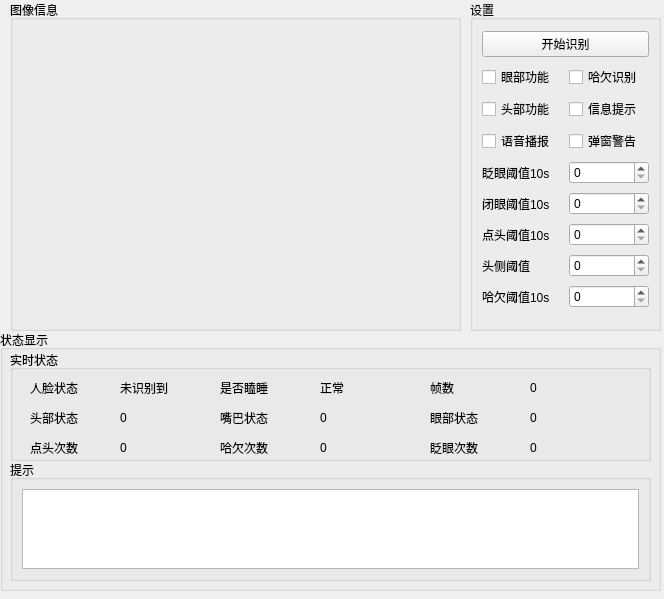
<?xml version="1.0" encoding="UTF-8"?>
<ui version="4.0">
 <class>Form</class>
 <widget class="QWidget" name="Form">
  <property name="geometry">
   <rect>
    <x>0</x>
    <y>0</y>
    <width>664</width>
    <height>599</height>
   </rect>
  </property>
  <property name="windowTitle">
   <string>系统</string>
  </property>
  <widget class="QGroupBox" name="groupBox_3">
   <property name="geometry">
    <rect>
     <x>0</x>
     <y>330</y>
     <width>661</width>
     <height>261</height>
    </rect>
   </property>
   <property name="title">
    <string>状态显示</string>
   </property>
   <widget class="QGroupBox" name="groupBox_5">
    <property name="geometry">
     <rect>
      <x>10</x>
      <y>20</y>
      <width>641</width>
      <height>111</height>
     </rect>
    </property>
    <property name="title">
     <string>实时状态</string>
    </property>
    <widget class="QLabel" name="label_444">
     <property name="geometry">
      <rect>
       <x>20</x>
       <y>30</y>
       <width>60</width>
       <height>16</height>
      </rect>
     </property>
     <property name="text">
      <string>人脸状态</string>
     </property>
    </widget>
    <widget class="QLabel" name="label_11">
     <property name="geometry">
      <rect>
       <x>110</x>
       <y>30</y>
       <width>60</width>
       <height>16</height>
      </rect>
     </property>
     <property name="text">
      <string>未识别到</string>
     </property>
    </widget>
    <widget class="QLabel" name="label_447">
     <property name="geometry">
      <rect>
       <x>210</x>
       <y>30</y>
       <width>60</width>
       <height>16</height>
      </rect>
     </property>
     <property name="text">
      <string>是否瞌睡</string>
     </property>
    </widget>
    <widget class="QLabel" name="label_12">
     <property name="geometry">
      <rect>
       <x>310</x>
       <y>30</y>
       <width>60</width>
       <height>16</height>
      </rect>
     </property>
     <property name="text">
      <string>正常</string>
     </property>
    </widget>
    <widget class="QLabel" name="label_4410">
     <property name="geometry">
      <rect>
       <x>420</x>
       <y>30</y>
       <width>60</width>
       <height>16</height>
      </rect>
     </property>
     <property name="text">
      <string>帧数</string>
     </property>
    </widget>
    <widget class="QLabel" name="label_13">
     <property name="geometry">
      <rect>
       <x>520</x>
       <y>30</y>
       <width>60</width>
       <height>16</height>
      </rect>
     </property>
     <property name="text">
      <string>0</string>
     </property>
    </widget>
    <widget class="QLabel" name="label_23">
     <property name="geometry">
      <rect>
       <x>520</x>
       <y>60</y>
       <width>60</width>
       <height>16</height>
      </rect>
     </property>
     <property name="text">
      <string>0</string>
     </property>
    </widget>
    <widget class="QLabel" name="label_441">
     <property name="geometry">
      <rect>
       <x>420</x>
       <y>60</y>
       <width>60</width>
       <height>16</height>
      </rect>
     </property>
     <property name="text">
      <string>眼部状态</string>
     </property>
    </widget>
    <widget class="QLabel" name="label_21">
     <property name="geometry">
      <rect>
       <x>110</x>
       <y>60</y>
       <width>60</width>
       <height>16</height>
      </rect>
     </property>
     <property name="text">
      <string>0</string>
     </property>
    </widget>
    <widget class="QLabel" name="label_448">
     <property name="geometry">
      <rect>
       <x>210</x>
       <y>60</y>
       <width>60</width>
       <height>16</height>
      </rect>
     </property>
     <property name="text">
      <string>嘴巴状态</string>
     </property>
    </widget>
    <widget class="QLabel" name="label_22">
     <property name="geometry">
      <rect>
       <x>310</x>
       <y>60</y>
       <width>60</width>
       <height>16</height>
      </rect>
     </property>
     <property name="text">
      <string>0</string>
     </property>
    </widget>
    <widget class="QLabel" name="label_445">
     <property name="geometry">
      <rect>
       <x>20</x>
       <y>60</y>
       <width>60</width>
       <height>16</height>
      </rect>
     </property>
     <property name="text">
      <string>头部状态</string>
     </property>
    </widget>
    <widget class="QLabel" name="label446">
     <property name="geometry">
      <rect>
       <x>20</x>
       <y>90</y>
       <width>60</width>
       <height>16</height>
      </rect>
     </property>
     <property name="text">
      <string>点头次数</string>
     </property>
    </widget>
    <widget class="QLabel" name="label_33">
     <property name="geometry">
      <rect>
       <x>520</x>
       <y>90</y>
       <width>60</width>
       <height>16</height>
      </rect>
     </property>
     <property name="text">
      <string>0</string>
     </property>
    </widget>
    <widget class="QLabel" name="label_32">
     <property name="geometry">
      <rect>
       <x>310</x>
       <y>90</y>
       <width>60</width>
       <height>16</height>
      </rect>
     </property>
     <property name="text">
      <string>0</string>
     </property>
    </widget>
    <widget class="QLabel" name="label_442">
     <property name="geometry">
      <rect>
       <x>420</x>
       <y>90</y>
       <width>60</width>
       <height>16</height>
      </rect>
     </property>
     <property name="text">
      <string>眨眼次数</string>
     </property>
    </widget>
    <widget class="QLabel" name="label_449">
     <property name="geometry">
      <rect>
       <x>210</x>
       <y>90</y>
       <width>60</width>
       <height>16</height>
      </rect>
     </property>
     <property name="text">
      <string>哈欠次数</string>
     </property>
    </widget>
    <widget class="QLabel" name="label_31">
     <property name="geometry">
      <rect>
       <x>110</x>
       <y>90</y>
       <width>60</width>
       <height>16</height>
      </rect>
     </property>
     <property name="text">
      <string>0</string>
     </property>
    </widget>
   </widget>
   <widget class="QGroupBox" name="groupBox_4">
    <property name="geometry">
     <rect>
      <x>10</x>
      <y>130</y>
      <width>641</width>
      <height>121</height>
     </rect>
    </property>
    <property name="title">
     <string>提示</string>
    </property>
    <layout class="QGridLayout" name="gridLayout">
     <item row="0" column="0">
      <widget class="QPlainTextEdit" name="plainTextEdit_tip"/>
     </item>
    </layout>
   </widget>
  </widget>
  <widget class="QGroupBox" name="groupBox_2">
   <property name="geometry">
    <rect>
     <x>470</x>
     <y>0</y>
     <width>191</width>
     <height>331</height>
    </rect>
   </property>
   <property name="title">
    <string>设置</string>
   </property>
   <layout class="QGridLayout" name="gridLayout_2">
    <item row="6" column="1">
     <widget class="QSpinBox" name="spinBox_3"/>
    </item>
    <item row="7" column="1">
     <widget class="QSpinBox" name="spinBox_4"/>
    </item>
    <item row="7" column="0">
     <widget class="QLabel" name="label_241">
      <property name="text">
       <string>头侧阈值</string>
      </property>
     </widget>
    </item>
    <item row="8" column="0">
     <widget class="QLabel" name="label_251">
      <property name="text">
       <string>哈欠阈值10s</string>
      </property>
     </widget>
    </item>
    <item row="8" column="1">
     <widget class="QSpinBox" name="spinBox_5"/>
    </item>
    <item row="4" column="1">
     <widget class="QSpinBox" name="spinBox_1"/>
    </item>
    <item row="2" column="0">
     <widget class="QCheckBox" name="checkBox_21">
      <property name="text">
       <string>头部功能</string>
      </property>
     </widget>
    </item>
    <item row="3" column="1">
     <widget class="QCheckBox" name="checkBox_32">
      <property name="text">
       <string>弹窗警告</string>
      </property>
     </widget>
    </item>
    <item row="2" column="1">
     <widget class="QCheckBox" name="checkBox_22">
      <property name="text">
       <string>信息提示</string>
      </property>
     </widget>
    </item>
    <item row="3" column="0">
     <widget class="QCheckBox" name="checkBox_31">
      <property name="text">
       <string>语音播报</string>
      </property>
     </widget>
    </item>
    <item row="1" column="1">
     <widget class="QCheckBox" name="checkBox_12">
      <property name="text">
       <string>哈欠识别</string>
      </property>
     </widget>
    </item>
    <item row="4" column="0">
     <widget class="QLabel" name="label_211">
      <property name="text">
       <string>眨眼阈值10s</string>
      </property>
     </widget>
    </item>
    <item row="1" column="0">
     <widget class="QCheckBox" name="checkBox_11">
      <property name="text">
       <string>眼部功能</string>
      </property>
     </widget>
    </item>
    <item row="0" column="0" colspan="2">
     <widget class="QPushButton" name="pushButton">
      <property name="text">
       <string>开始识别</string>
      </property>
     </widget>
    </item>
    <item row="5" column="1">
     <widget class="QSpinBox" name="spinBox_2"/>
    </item>
    <item row="5" column="0">
     <widget class="QLabel" name="label_221">
      <property name="text">
       <string>闭眼阈值10s</string>
      </property>
     </widget>
    </item>
    <item row="6" column="0">
     <widget class="QLabel" name="label_231">
      <property name="text">
       <string>点头阈值10s</string>
      </property>
     </widget>
    </item>
   </layout>
  </widget>
  <widget class="QGroupBox" name="groupBox">
   <property name="geometry">
    <rect>
     <x>10</x>
     <y>0</y>
     <width>451</width>
     <height>331</height>
    </rect>
   </property>
   <property name="title">
    <string>图像信息</string>
   </property>
   <layout class="QGridLayout" name="gridLayout_3">
    <item row="0" column="0">
     <widget class="QLabel" name="label_img">
      <property name="text">
       <string/>
      </property>
     </widget>
    </item>
   </layout>
  </widget>
 </widget>
 <resources/>
 <connections/>
</ui>
